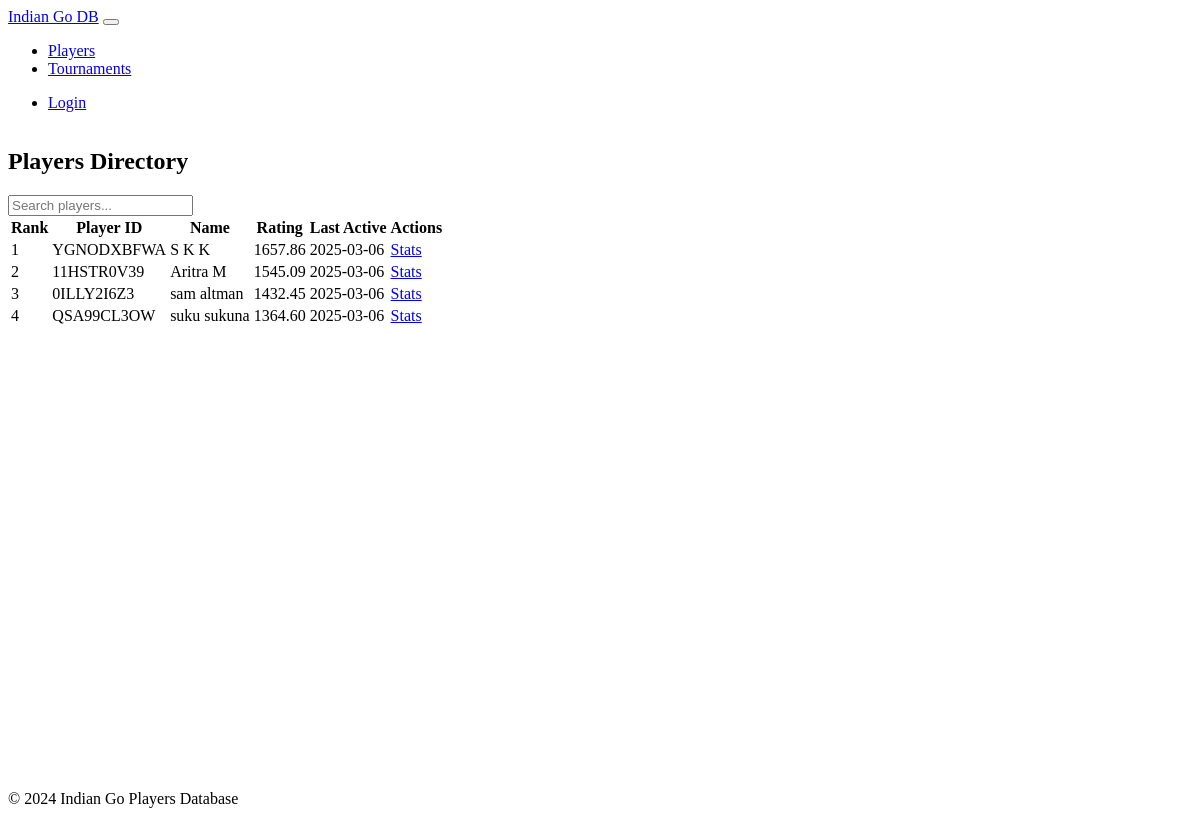
The page /players on the database its author committed.
### models.py (models this page shows, shortened)
class Player(db.Model):
    id = db.Column(db.Integer, primary_key=True)
    player_id = db.Column(db.String(10), unique=True, default=generate_player_id)
    first_name = db.Column(db.String(50))  # Made nullable
    middle_name = db.Column(db.String(50))
    last_name = db.Column(db.String(50))  # Made nullable
    state = db.Column(db.String(50))  # Made nullable
    email = db.Column(db.String(120))
    phone = db.Column(db.String(20))
    id_card_photo = db.Column(db.String(255))
    player_photo = db.Column(db.String(255))
    rating = db.Column(db.Float, default=1500)
    rating_deviation = db.Column(db.Float, default=350)
    volatility = db.Column(db.Float, default=0.06)
    last_active = db.Column(db.DateTime, default=datetime.utcnow)
    tournaments = db.relationship('TournamentPlayer', backref='player', lazy=True)
    @property
    def name(self):
        if self.middle_name:
            return f"{self.first_name or ''} {self.middle_name} {self.last_name or ''}"
        return f"{self.first_name or ''} {self.last_name or ''}"

### routes.py (the view)
@main_bp.route('/players')
def players():
    players = Player.query.order_by(Player.rating.desc()).all()
    return render_template('players.html', players=players)

### templates/players.html (shortened to what this page needs)
{% extends "base.html" %}
{% block content %}
<div class="container">
    <div class="row mb-4">
        <div class="col">
            <h2>Players Directory</h2>
        </div>
    </div>
    <div class="row mb-3">
        <div class="col">
            <input type="text" id="searchInput" class="form-control" placeholder="Search players...">
        </div>
    </div>
    <div class="table-responsive">
        <table class="table table-hover">
            <thead>
                <tr>
                    <th>Rank</th>
                    <th>Player ID</th>
                    <th>Name</th>
                    <th>Rating</th>
                    <th>Last Active</th>
                    <th>Actions</th>
                </tr>
            </thead>
            <tbody>
                {% for player in players %}
                <tr class="searchable-item">
                    <td>{{ loop.index }}</td>
                    <td>{{ player.player_id }}</td>
                    <td>{{ player.name }}</td>
                    <td>{{ "%.2f"|format(player.rating) }}</td>
                    <td>{{ player.last_active.strftime('%Y-%m-%d') }}</td>
                    <td>
                        <a href="{{ url_for('main.player_stats', player_id=player.id) }}" class="btn btn-info btn-sm">Stats</a>
                    </td>
                </tr>
                {% endfor %}
            </tbody>
        </table>
    </div>
</div>
{% endblock %}

### static/css/custom.css (style rules this page uses)
body { min-height: 100vh; display: flex; flex-direction: column; }

### rows shown on the page
Player: player_id "YGNODXBFWA", name "S K K", rating "1657.86", last_active "2025-03-06"
Player: player_id "11HSTR0V39", name "Aritra M", rating "1545.09", last_active "2025-03-06"
Player: player_id "0ILLY2I6Z3", name "sam altman", rating "1432.45", last_active "2025-03-06"
Player: player_id "QSA99CL3OW", name "suku sukuna", rating "1364.60", last_active "2025-03-06"
